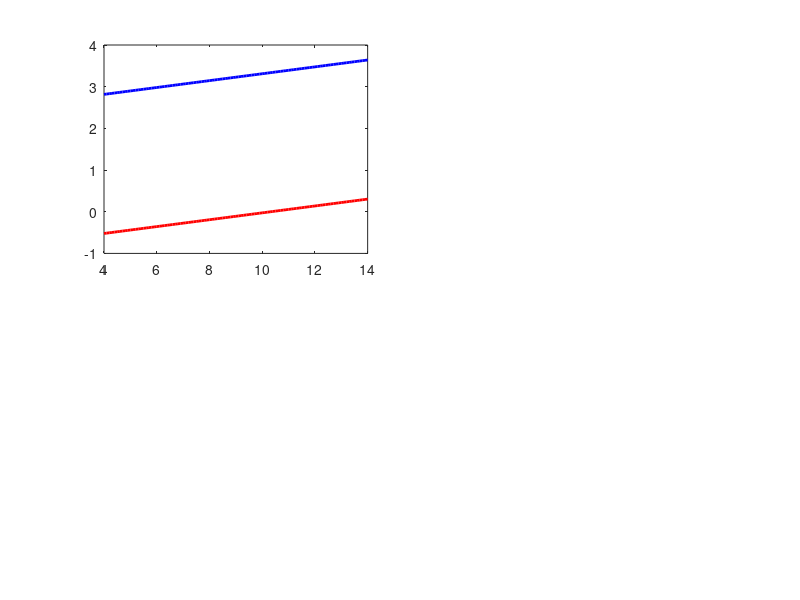

MATLAB code for this plot: (Note: this script raises an error after producing the figure.)
%% Optical ODE Solver via Silicon Photonic MRR: Cavity Loss & Drop-Port Leakage Analysis
% Based on: "Compact tunable silicon photonic ODE solver", Optics Express (2014)
%
% This script investigates the sensitivity of the through-port optical ODE solver
% to silicon waveguide propagation loss (alpha) and quantifies the optical power
% leakage at the drop port across the [4.0 to 14.0] dB/cm fabrication range.
%
% Key physical phenomena investigated:
%  1. Realized ODE coefficients a0(alpha) and b0(alpha) with fixed couplers.
%  2. Transition across coupling regimes:
%       - Over-coupled   : b0 < 0  (alpha < alpha_crit)
%       - Critically-cpl : b0 = 0  (alpha = alpha_crit, pure differentiator mode)
%       - Under-coupled  : b0 > 0  (alpha > alpha_crit)
%  3. Static Extinction Ratio / Notch Depth plunge at critical coupling.
%  4. Solver error (NMSE) degradation due to fabrication loss deviations.
%  5. Full optical pulse energy budget:
%       - Through-port energy transmission
%       - Drop-port optical energy leakage
%       - Waveguide absorption & scattering dissipation inside the cavity

clear; close all; clc;

%% 1. Nominal Physical Parameters (Wu et al. 2014)
c             = 2.99792458e8;       % Speed of light in vacuum [m/s]
lambda0       = 1550.391e-9;        % Resonant wavelength [m] (1550.391 nm)
f0            = c / lambda0;        % Optical carrier frequency [Hz]
w0            = 2 * pi * f0;        % Optical carrier angular frequency [rad/s]
L             = 178.98e-6;          % Ring circumference [m] (178.98 um)
ng            = 4.1850;             % Waveguide group index
tau_rt        = ng * L / c;         % Cavity round-trip time [s] (~2.498 ps)
FSR           = 1 / tau_rt;         % Free Spectral Range [Hz] (~400.24 GHz)

% Target couplers (fixed microheaters)
kappa1        = 0.08;               % Coupler 1 (bus/through port power coupling)
kappa2        = 0.04;               % Coupler 2 (drop port power coupling)
r1            = sqrt(1 - kappa1);   % Field transmission coefficient coupler 1
r2            = sqrt(1 - kappa2);   % Field transmission coefficient coupler 2

% Nominal waveguide loss
alpha_nom_dB  = 8.0;                % Nominal waveguide power loss [dB/cm]
alpha_nom_lin = alpha_nom_dB * 100 * log(10) / 10; % [1/m]
eta_nom       = 1 - exp(-alpha_nom_lin * L);       % Nominal round-trip power loss
a_loss_nom    = sqrt(1 - eta_nom);                 % Nominal round-trip amplitude factor

%% 2. Coupled-Mode Theory (CMT) Formulation & Nominal Ideal Target ODE
% Cavity quality factors:
% Qi  = - (w0 * ng * L) / (c * ln(1 - eta))
% Qe1 = - (w0 * ng * L) / (c * ln(1 - kappa1))
% Qe2 = - (w0 * ng * L) / (c * ln(1 - kappa2))
Qi_nom        = - (w0 * ng * L) / (c * log(1 - eta_nom));
Qe1           = - (w0 * ng * L) / (c * log(1 - kappa1));
Qe2           = - (w0 * ng * L) / (c * log(1 - kappa2));

% Decay rates (gamma = w0 / (2*Q)):
gamma_i_nom   = w0 / (2 * Qi_nom);   % Nominal intrinsic decay rate [rad/s]
gamma_e1      = w0 / (2 * Qe1);      % Coupling decay rate to bus waveguide [rad/s]
gamma_e2      = w0 / (2 * Qe2);      % Coupling decay rate to drop waveguide [rad/s]

% Nominal ODE coefficients:
% Target ODE: dy(t)/dt + a0_nom*y(t) = dx(t)/dt + b0_nom*x(t)
a0_nom        = gamma_i_nom + gamma_e1 + gamma_e2;
b0_nom        = gamma_i_nom + gamma_e2 - gamma_e1;

%% 3. Analytical Critical Coupling Condition
% At critical coupling: b0 = 0 <=> gamma_i = gamma_e1 - gamma_e2
% Exactly corresponds to through-port field cancellation: r1 = r2 * a_loss
alpha_crit_lin   = - (1 / L) * log((1 - kappa1) / (1 - kappa2));
alpha_crit_dB_m  = alpha_crit_lin * 10 / log(10);
alpha_crit_dB_cm = alpha_crit_dB_m / 100;

fprintf('========================================================================\n');
fprintf('     Silicon Photonic ODE Solver - Cavity Propagation Loss Analysis     \n');
fprintf('========================================================================\n');
fprintf('Resonant Wavelength (lambda0)       : %.3f nm\n', lambda0 * 1e9);
fprintf('Optical Carrier Frequency (f0)      : %.3f THz\n', f0 / 1e12);
fprintf('Ring Circumference (L)              : %.2f um\n', L * 1e6);
fprintf('Waveguide Group Index (ng)          : %.4f\n', ng);
fprintf('Round-trip Time (tau_rt)            : %.3f ps\n', tau_rt * 1e12);
fprintf('Free Spectral Range (FSR)           : %.2f GHz\n', FSR / 1e9);
fprintf('Coupler 1 Power Coupling (kappa1)   : %.4f (r1 = %.4f)\n', kappa1, r1);
fprintf('Coupler 2 Power Coupling (kappa2)   : %.4f (r2 = %.4f)\n', kappa2, r2);
fprintf('Nominal Waveguide Loss (alpha_nom)  : %.2f dB/cm (eta = %.4f)\n', alpha_nom_dB, eta_nom);
fprintf('Critical Waveguide Loss (alpha_crit): %.4f dB/cm\n', alpha_crit_dB_cm);
fprintf('------------------------------------------------------------------------\n');
fprintf('Nominal Quality Factors             : Qi = %.2e, Qe1 = %.2e, Qe2 = %.2e\n', Qi_nom, Qe1, Qe2);
fprintf('Nominal Decay Rates                 : gamma_i = %.3e, gamma_e1 = %.3e, gamma_e2 = %.3e rad/s\n', ...
    gamma_i_nom, gamma_e1, gamma_e2);
fprintf('Nominal ODE Coefficients            : a0_nom = %.4e rad/s, b0_nom = %+.4e rad/s\n', a0_nom, b0_nom);
fprintf('Nominal Coupling Regime             : Over-coupled (b0_nom < 0)\n');
fprintf('========================================================================\n\n');

%% 4. Signal Definition: 10 Gb/s Gaussian Pulse (FWHM = 45 ps)
FWHM       = 45e-12;             % Full Width at Half Maximum: 45 ps
t0         = 0.3e-9;             % Pulse center: 300 ps
t_start    = -0.5e-9;            % -0.5 ns
t_end      = 1.5e-9;             % 1.5 ns
N          = 65536;              % Power of 2 grid points
t          = linspace(t_start, t_end, N);
dt         = t(2) - t(1);
fs         = 1 / dt;
f          = linspace(-fs/2, fs/2 - fs/N, N); % Baseband frequency axis [Hz]
w          = 2 * pi * f;                      % Baseband angular frequency [rad/s]

% Gaussian input pulse envelope
x_fun      = @(t_val) exp(-2 * log(2) * ((t_val - t0) / FWHM).^2);
x          = x_fun(t);
I_in       = abs(x).^2;
E_in       = sum(I_in) * dt;                  % Total input pulse energy
X_w        = fftshift(fft(x));                % Input spectrum

% Ideal Target ODE Output (Nominal Reference)
% T_ODE(w) = (j*w + b0_nom) / (j*w + a0_nom)
T_ode_nom    = (1j * w + b0_nom) ./ (1j * w + a0_nom);
Y_ode_nom_w  = X_w .* T_ode_nom;
y_ode_nom    = ifft(ifftshift(Y_ode_nom_w));
I_ode_nom    = abs(y_ode_nom).^2;
E_ode_nom    = sum(I_ode_nom) * dt;

%% 5. Cavity Loss Parameter Sweep [4.0 to 14.0] dB/cm
N_sweep      = 101; % 101 points (0.1 dB/cm resolution)
alpha_vec    = linspace(4.0, 14.0, N_sweep);

% Pre-allocate metric arrays
a0_vec             = zeros(N_sweep, 1);
b0_vec             = zeros(N_sweep, 1);
notch_cmt_dB       = zeros(N_sweep, 1);
notch_mrr_dB       = zeros(N_sweep, 1);
NMSE_vec           = zeros(N_sweep, 1);
NMSE_dB_vec        = zeros(N_sweep, 1);
through_energy_pct = zeros(N_sweep, 1);
drop_leakage_pct   = zeros(N_sweep, 1);
drop_leakage_dB    = zeros(N_sweep, 1);
dissipated_pct     = zeros(N_sweep, 1);

fprintf('Sweeping waveguide loss across [%.1f, %.1f] dB/cm (%d points)...\n', ...
    alpha_vec(1), alpha_vec(end), N_sweep);

for i = 1:N_sweep
    a_dB_cm   = alpha_vec(i);
    a_dB_m    = a_dB_cm * 100;
    a_lin     = a_dB_m * log(10) / 10;
    eta_i     = 1 - exp(-a_lin * L);
    a_loss_i  = sqrt(1 - eta_i);
    
    % Quality factors and decay rates
    Qi_i      = - (w0 * ng * L) / (c * log(1 - eta_i));
    gamma_i   = w0 / (2 * Qi_i);
    
    % Realized ODE coefficients
    a0_i      = gamma_i + gamma_e1 + gamma_e2;
    b0_i      = gamma_i + gamma_e2 - gamma_e1;
    a0_vec(i) = a0_i;
    b0_vec(i) = b0_i;
    
    % Static Notch Depth / Extinction Ratio
    notch_cmt_dB(i) = 10 * log10((b0_i / a0_i)^2);
    notch_mrr_dB(i) = 10 * log10(abs((r1 - r2 * a_loss_i) / (1 - r1 * r2 * a_loss_i))^2);
    
    % Transfer functions
    % Through-port:
    H_through = (r1 - r2 * a_loss_i * exp(-1j * w * tau_rt)) ./ ...
                (1 - r1 * r2 * a_loss_i * exp(-1j * w * tau_rt));
    % Drop-port (optical leakage channel):
    H_drop    = (-sqrt(kappa1 * kappa2 * a_loss_i) * exp(-1j * w * tau_rt / 2)) ./ ...
                (1 - r1 * r2 * a_loss_i * exp(-1j * w * tau_rt));
    
    % Time-domain outputs via FFT/IFFT
    y_through = ifft(ifftshift(X_w .* H_through));
    y_drop    = ifft(ifftshift(X_w .* H_drop));
    
    I_through = abs(y_through).^2;
    I_drop    = abs(y_drop).^2;
    
    % Energy calculations
    E_through = sum(I_through) * dt;
    E_drop    = sum(I_drop) * dt;
    E_diss    = max(0, E_in - (E_through + E_drop));
    
    through_energy_pct(i) = (E_through / E_in) * 100;
    drop_leakage_pct(i)   = (E_drop / E_in) * 100;
    drop_leakage_dB(i)    = 10 * log10(E_drop / E_in);
    dissipated_pct(i)     = (E_diss / E_in) * 100;
    
    % NMSE w.r.t nominal ideal target ODE
    nmse_val       = sum((I_through - I_ode_nom).^2) / sum(I_ode_nom.^2);
    NMSE_vec(i)    = nmse_val;
    NMSE_dB_vec(i) = 10 * log10(nmse_val);
end

fprintf('Sweep complete.\n\n');

%% 6. Evaluation of 3 Representative Operating Points
% Point A: Under-loss (alpha = 5.0 dB/cm, deep over-coupling)
% Point B: Critical coupling (alpha = alpha_crit ~ 10.33 dB/cm, differentiator mode)
% Point C: Over-loss (alpha = 12.0 dB/cm, under-coupling)

alpha_pts = [5.0, alpha_crit_dB_cm, 12.0];
pt_names  = {'Point A: Under-Loss (Over-Coupled)', ...
             'Point B: Critical Coupling (Differentiator)', ...
             'Point C: Over-Loss (Under-Coupled)'};

y_through_pts = zeros(N, 3);
y_drop_pts    = zeros(N, 3);
I_through_pts = zeros(N, 3);
I_drop_pts    = zeros(N, 3);
metrics_pts   = struct();

fprintf('========================================================================\n');
fprintf('               Representative Operating Points Summary                  \n');
fprintf('========================================================================\n');

for p = 1:3
    a_p       = alpha_pts(p);
    a_p_lin   = a_p * 100 * log(10) / 10;
    eta_p     = 1 - exp(-a_p_lin * L);
    a_loss_p  = sqrt(1 - eta_p);
    
    Qi_p      = - (w0 * ng * L) / (c * log(1 - eta_p));
    gamma_i_p = w0 / (2 * Qi_p);
    a0_p      = gamma_i_p + gamma_e1 + gamma_e2;
    b0_p      = gamma_i_p + gamma_e2 - gamma_e1;
    
    H_thr_p   = (r1 - r2 * a_loss_p * exp(-1j * w * tau_rt)) ./ ...
                (1 - r1 * r2 * a_loss_p * exp(-1j * w * tau_rt));
    H_drp_p   = (-sqrt(kappa1 * kappa2 * a_loss_p) * exp(-1j * w * tau_rt / 2)) ./ ...
                (1 - r1 * r2 * a_loss_p * exp(-1j * w * tau_rt));
            
    y_thr_p   = ifft(ifftshift(X_w .* H_thr_p));
    y_drp_p   = ifft(ifftshift(X_w .* H_drp_p));
    
    y_through_pts(:, p) = y_thr_p;
    y_drop_pts(:, p)    = y_drp_p;
    I_through_pts(:, p) = abs(y_thr_p).^2;
    I_drop_pts(:, p)    = abs(y_drp_p).^2;
    
    E_thr_p   = sum(abs(y_thr_p).^2) * dt;
    E_drp_p   = sum(abs(y_drp_p).^2) * dt;
    E_diss_p  = max(0, E_in - (E_thr_p + E_drp_p));
    nmse_p    = sum((abs(y_thr_p).^2 - I_ode_nom).^2) / sum(I_ode_nom.^2);
    notch_p   = 10 * log10(abs((r1 - r2 * a_loss_p) / (1 - r1 * r2 * a_loss_p))^2);
    
    metrics_pts(p).alpha     = a_p;
    metrics_pts(p).a0        = a0_p;
    metrics_pts(p).b0        = b0_p;
    metrics_pts(p).notch_dB  = notch_p;
    metrics_pts(p).NMSE_dB   = 10 * log10(nmse_p);
    metrics_pts(p).E_thr_pct = (E_thr_p / E_in) * 100;
    metrics_pts(p).E_drp_pct = (E_drp_p / E_in) * 100;
    metrics_pts(p).E_dis_pct = (E_diss_p / E_in) * 100;
    
    fprintf('%s (alpha = %.2f dB/cm):\n', pt_names{p}, a_p);
    fprintf('  Coefficients        : a0 = %.4e rad/s, b0 = %+.4e rad/s\n', a0_p, b0_p);
    fprintf('  Resonance Notch     : %.2f dB\n', notch_p);
    fprintf('  NMSE vs Target ODE  : %.2f dB (Linear: %.4e)\n', 10*log10(nmse_p), nmse_p);
    fprintf('  Energy Budget       : Through = %.2f%%, Drop Leakage = %.2f%%, Cavity Loss = %.2f%%\n', ...
        metrics_pts(p).E_thr_pct, metrics_pts(p).E_drp_pct, metrics_pts(p).E_dis_pct);
    fprintf('------------------------------------------------------------------------\n');
end
fprintf('========================================================================\n\n');

%% 7. Visualization: Figure 1 - Metric Curves vs Waveguide Loss (alpha)
set(0, 'DefaultAxesFontSize', 10, 'DefaultLineLineWidth', 1.8);

fig1 = figure('Name', 'Cavity Loss Sweep - Solver Sensitivity & Metrics', ...
              'Position', [60, 60, 1050, 820], 'Color', 'w');

% (a) Realized ODE coefficients a0 and b0
subplot(2, 2, 1);
plot(alpha_vec, a0_vec / 1e10, 'b-', 'LineWidth', 2.0, 'DisplayName', 'ODE Coefficient a_0');
hold on;
plot(alpha_vec, b0_vec / 1e10, 'r-', 'LineWidth', 2.0, 'DisplayName', 'ODE Coefficient b_0');
yline(0, 'k--', 'LineWidth', 1.2, 'DisplayName', 'Critical Coupling (b_0 = 0)');
xline(alpha_nom_dB, 'g-.', 'LineWidth', 1.4, 'DisplayName', sprintf('Nominal \\alpha (%.1f dB/cm)', alpha_nom_dB));
xline(alpha_crit_dB_cm, 'm:', 'LineWidth', 1.6, 'DisplayName', sprintf('Critical \\alpha_{crit} (%.2f dB/cm)', alpha_crit_dB_cm));
grid on; box on;
xlim([4.0, 14.0]);
xlabel('Waveguide Propagation Loss \alpha [dB/cm]');
ylabel('Coefficients [\times 10^{10} rad/s]');
title('(a) Realized ODE Coefficients vs. Waveguide Loss');
legend('Location', 'northwest');
% Annotate coupling regimes
text(5.0, 0.4, 'Over-coupled\n(b_0 < 0)', 'Color', [0.8 0 0], 'FontWeight', 'bold', 'FontSize', 9);
text(11.5, 0.4, 'Under-coupled\n(b_0 > 0)', 'Color', [0.8 0 0], 'FontWeight', 'bold', 'FontSize', 9);

% (b) Resonance Notch Depth / Extinction Ratio
subplot(2, 2, 2);
plot(alpha_vec, notch_mrr_dB, 'r-', 'LineWidth', 2.0, 'DisplayName', 'Physical MRR Notch 10log_{10}(|H(0)|^2)');
hold on;
plot(alpha_vec, notch_cmt_dB, 'b--', 'LineWidth', 1.5, 'DisplayName', 'CMT Approx 10log_{10}(|b_0/a_0|^2)');
xline(alpha_crit_dB_cm, 'm:', 'LineWidth', 1.6, 'DisplayName', sprintf('\\alpha_{crit} = %.2f dB/cm', alpha_crit_dB_cm));
xline(alpha_nom_dB, 'g-.', 'LineWidth', 1.4, 'DisplayName', sprintf('Nominal \\alpha = %.1f dB/cm', alpha_nom_dB));
grid on; box on;
xlim([4.0, 14.0]);
ylim([-65, -10]);
xlabel('Waveguide Propagation Loss \alpha [dB/cm]');
ylabel('Resonance Notch Depth [dB]');
title('(b) Through-Port Static Extinction Ratio / Notch Depth');
legend('Location', 'south');

% (c) Through-Port NMSE relative to Nominal Ideal ODE Target
subplot(2, 2, 3);
plot(alpha_vec, NMSE_dB_vec, 'k-', 'LineWidth', 2.0, 'DisplayName', 'Through-Port NMSE [dB]');
hold on;
xline(alpha_nom_dB, 'g-.', 'LineWidth', 1.4, 'DisplayName', sprintf('Nominal \\alpha (%.1f dB/cm)', alpha_nom_dB));
xline(alpha_crit_dB_cm, 'm:', 'LineWidth', 1.6, 'DisplayName', sprintf('\\alpha_{crit} (%.2f dB/cm)', alpha_crit_dB_cm));
plot(metrics_pts(1).alpha, metrics_pts(1).NMSE_dB, 'bo', 'MarkerSize', 8, 'MarkerFaceColor', 'b', 'DisplayName', 'Point A (5 dB/cm)');
plot(metrics_pts(2).alpha, metrics_pts(2).NMSE_dB, 'mo', 'MarkerSize', 8, 'MarkerFaceColor', 'm', 'DisplayName', 'Point B (10.33 dB/cm)');
plot(metrics_pts(3).alpha, metrics_pts(3).NMSE_dB, 'ro', 'MarkerSize', 8, 'MarkerFaceColor', 'r', 'DisplayName', 'Point C (12 dB/cm)');
grid on; box on;
xlim([4.0, 14.0]);
xlabel('Waveguide Propagation Loss \alpha [dB/cm]');
ylabel('NMSE [dB] vs. Target ODE');
title('(c) Through-Port Solver Error Degradation (NMSE)');
legend('Location', 'north');

% (d) Optical Pulse Energy Budget Breakdown
subplot(2, 2, 4);
plot(alpha_vec, through_energy_pct, 'b-', 'LineWidth', 2.0, 'DisplayName', 'Through-Port Transmission (%)');
hold on;
plot(alpha_vec, drop_leakage_pct, 'r--', 'LineWidth', 2.0, 'DisplayName', 'Drop-Port Leakage (%)');
plot(alpha_vec, dissipated_pct, 'k-.', 'LineWidth', 1.8, 'DisplayName', 'Cavity Dissipated / Absorbed (%)');
xline(alpha_nom_dB, 'g-.', 'LineWidth', 1.2, 'DisplayName', 'Nominal \alpha');
xline(alpha_crit_dB_cm, 'm:', 'LineWidth', 1.2, 'DisplayName', '\alpha_{crit}');
grid on; box on;
xlim([4.0, 14.0]);
ylim([0, 100]);
xlabel('Waveguide Propagation Loss \alpha [dB/cm]');
ylabel('Pulse Energy Fraction [%]');
title('(d) Optical Pulse Energy Budget Breakdown');
legend('Location', 'east');

%% 8. Visualization: Figure 2 - Time-Domain Waveforms at Operating Points A, B, C
fig2 = figure('Name', 'Cavity Loss Sweep - Time Domain Waveforms', ...
              'Position', [100, 100, 1000, 850], 'Color', 'w');

t_ps = t * 1e12;
t_zoom = [150, 650]; % Zoom around pulse center (300 ps)

for p = 1:3
    subplot(3, 1, p);
    plot(t_ps, I_in, 'k:', 'LineWidth', 1.4, 'DisplayName', 'Input Pulse |x(t)|^2');
    hold on;
    plot(t_ps, I_ode_nom, 'b--', 'LineWidth', 1.5, 'DisplayName', 'Nominal Ideal ODE |y_{ODE}(t)|^2');
    plot(t_ps, I_through_pts(:, p), 'r-', 'LineWidth', 1.8, ...
        'DisplayName', sprintf('Through-Port |y_{through}(t)|^2 (NMSE = %.1f dB)', metrics_pts(p).NMSE_dB));
    plot(t_ps, I_drop_pts(:, p), 'm-.', 'LineWidth', 1.6, ...
        'DisplayName', sprintf('Drop-Port Leakage |y_{drop}(t)|^2 (Energy = %.1f%%)', metrics_pts(p).E_drp_pct));
    
    grid on; box on;
    xlim(t_zoom);
    xlabel('Time [ps]');
    ylabel('Intensity [a.u.]');
    
    switch p
        case 1
            title(sprintf('(a) Point A: Under-Loss / Deep Over-Coupled (\\alpha = %.1f dB/cm, b_0 = %+.2e rad/s)', ...
                metrics_pts(p).alpha, metrics_pts(p).b0));
        case 2
            title(sprintf('(b) Point B: Critical Coupling / Pure Differentiator (\\alpha = %.2f dB/cm, b_0 \\approx 0 rad/s)', ...
                metrics_pts(p).alpha));
        case 3
            title(sprintf('(c) Point C: Over-Loss / Under-Coupled (\\alpha = %.1f dB/cm, b_0 = %+.2e rad/s)', ...
                metrics_pts(p).alpha, metrics_pts(p).b0));
    end
    legend('Location', 'northeast');
end

%% 9. Export High-Resolution PNG Figures
fprintf('Saving figures as PNG images...\n');
saveas(fig1, 'fig1_loss_metrics_sweep.png');
saveas(fig2, 'fig2_loss_time_domain_waveforms.png');
fprintf('Figures saved successfully:\n');
fprintf(' - fig1_loss_metrics_sweep.png\n');
fprintf(' - fig2_loss_time_domain_waveforms.png\n');
fprintf('========================================================================\n');
fprintf('Cavity loss sensitivity analysis complete!\n');
fprintf('========================================================================\n');
